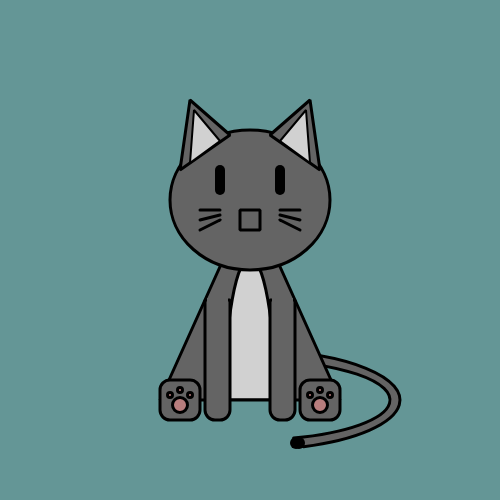
Frame 1 (no input)
Frame 60 (no input): identical to frame 1, image omitted
Frame 120 (the mouse pressed at the canvas centre since frame 60): identical to frame 1, image omitted

The p5.js sketch that drew this single still picture (run headless with seeded random() and noise() and a simulated clock; from frame 60 on, the mouse is pressed at the canvas centre):

// p5.js sketch
// ── sketch.js

/*
Name : Junsu Jang
Assignment Name : Draw A Cat
Course Number : CS099
Term & Year : Spring/2020
*/
function setup() {
  createCanvas(500, 500);
}

function draw() {
  background(100,150,150);
  strokeWeight(3);
  fill(100);
  arc(250,400,300,100,5,7,OPEN);//꼬리
  push();
  fill(100,150,150);
  arc(250,400,280,80,5,7,OPEN);
  pop();
  strokeJoin(BEVEL);
  triangle(160,400,340,400,250,200);//몸
  push();
  fill(255,180);
  arc(250,398,50,280,PI,0);//몸선
  pop();
  ellipse(250,200,160,140);//머리
  triangle(180,170,230,135,190,100);//귀
  triangle(320,170,270,135,310,100);//귀
  push();
  strokeWeight(10);
  line(220,170,220,190);//눈
  line(280,170,280,190);
  strokeWeight(12);
  point(299,443);
  point(296,443);
  strokeWeight(2)
  fill(255,180);
  triangle(190,163,220,141,194,110);//귀안
  triangle(310,163,280,141,306,110);//귀안
  noFill();
  strokeWeight(3);
  quad(240,210,240,230,260,230,260,210);//입
  pop();
  line(280,210,300,210);//수염
  line(280,215,300,220);
  line(280,220,300,230);
  line(220,210,200,210);
  line(220,215,200,220);
  line(220,220,200,230);

  rect(270,300,25,120,0,0,10,10);//앞발
  rect(205,300,25,120,0,0,10,10);
  push();
  noStroke();
  rect(207,298,21,10);
  rect(272,298,21,10);
  pop();
  rect(160,380,40,40,10);//뒷발
  rect(300,380,40,40,10);
  push();
  fill(208, 133, 132,200);
  circle(180,405,15);
  circle(320,405,15);
  circle(170,395,5);
  circle(180,390,5);
  circle(190,395,5);
  circle(310,395,5);
  circle(320,390,5);
  circle(330,395,5);
  pop();
}
